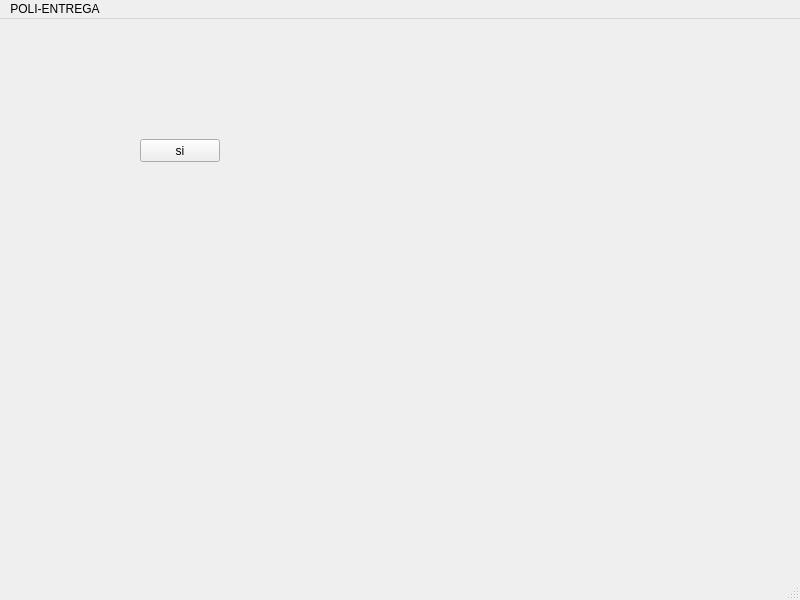
<?xml version="1.0" encoding="UTF-8"?>
<ui version="4.0">
 <class>MainWindow</class>
 <widget class="QMainWindow" name="MainWindow">
  <property name="geometry">
   <rect>
    <x>0</x>
    <y>0</y>
    <width>800</width>
    <height>600</height>
   </rect>
  </property>
  <property name="windowTitle">
   <string>MainWindow</string>
  </property>
  <widget class="QWidget" name="centralwidget">
   <widget class="QPushButton" name="btnSi">
    <property name="geometry">
     <rect>
      <x>140</x>
      <y>120</y>
      <width>80</width>
      <height>23</height>
     </rect>
    </property>
    <property name="text">
     <string>si</string>
    </property>
   </widget>
  </widget>
  <widget class="QStatusBar" name="statusbar"/>
  <widget class="QMenuBar" name="menubar">
   <property name="geometry">
    <rect>
     <x>0</x>
     <y>0</y>
     <width>800</width>
     <height>20</height>
    </rect>
   </property>
   <widget class="QMenu" name="menuPOLI_ENTREGA">
    <property name="title">
     <string>POLI-ENTREGA</string>
    </property>
    <addaction name="separator"/>
   </widget>
   <addaction name="menuPOLI_ENTREGA"/>
  </widget>
 </widget>
 <resources/>
 <connections/>
</ui>
